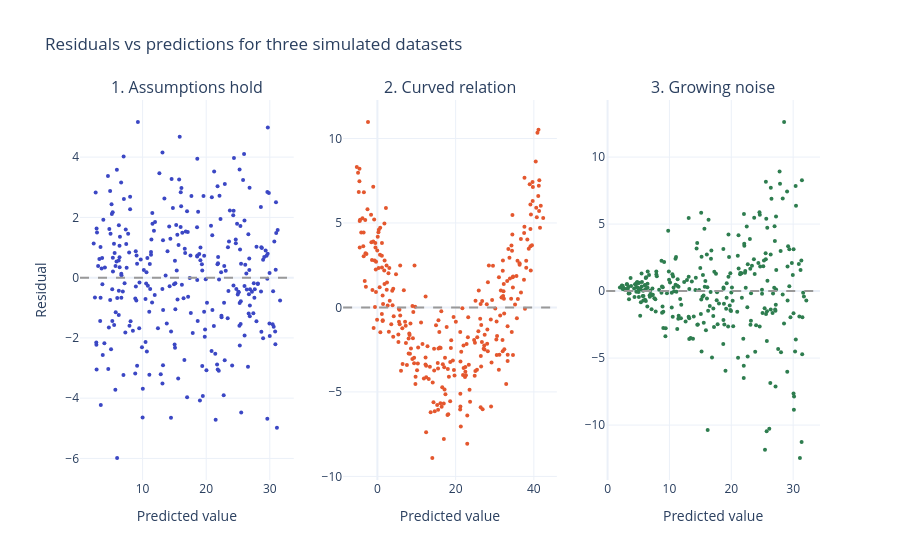

Notebook source saved alongside this figure:
### Markdown cell above
:::tip Intuition
Residuals should look like pure noise: no shape, no trend, the same spread everywhere. If you can see a pattern in the residuals, it means there is still some structure in the data that the model did not capture (a curve, a spread that grows...). The best way to check is to plot the residuals against the predictions.
:::

#### See it with data 🔬: residual plots, good and bad

We simulate three datasets of 300 points where we know the truth, fit a linear regression on each, and plot the residuals against the predicted values:
1. a linear relation with constant noise: all assumptions hold;
2. a curved relation: linearity is violated;
3. a noise that grows with $X$: homoscedasticity is violated.

### Code cell
rng = np.random.default_rng(42)
x = rng.uniform(0, 10, 300)
datasets = {
    "1. Assumptions hold": 2 + 3 * x + rng.normal(0, 2, 300),
    "2. Curved relation": 2 + 0.5 * x**2 + rng.normal(0, 2, 300),
    "3. Growing noise": 2 + 3 * x + rng.normal(0, 0.6 * x, 300),
}
fig = make_subplots(rows=1, cols=3, subplot_titles=list(datasets))
for k, (name, y_sim) in enumerate(datasets.items(), start=1):
    m = LinearRegression().fit(x.reshape(-1, 1), y_sim)
    fitted = m.predict(x.reshape(-1, 1))
    fig.add_scatter(x=fitted, y=y_sim - fitted, mode="markers", marker=dict(size=4), showlegend=False, row=1, col=k)
    fig.add_hline(y=0, line_dash="dash", line_color="#999999", row=1, col=k)
fig.update_xaxes(title_text="Predicted value")
fig.update_yaxes(title_text="Residual", col=1)
fig.update_layout(title="Residuals vs predictions for three simulated datasets")
fig.show()

### Figure 1 — Plotly figure (JSON) as saved in the notebook; plotly's stock layout.template omitted (floating-point values rounded to 4 significant figures; data arrays with more than 128 entries replaced by an {"elided": "..."} marker saying what was removed)
{"data": [{"marker": {"size": 4}, "mode": "markers", "showlegend": false, "type": "scatter", "x": {"elided": "300 float values"}, "xaxis": "x", "y": {"elided": "300 float values"}, "yaxis": "y"}, {"marker": {"size": 4}, "mode": "markers", "showlegend": false, "type": "scatter", "x": {"elided": "300 float values"}, "xaxis": "x2", "y": {"elided": "300 float values"}, "yaxis": "y2"}, {"marker": {"size": 4}, "mode": "markers", "showlegend": false, "type": "scatter", "x": {"elided": "300 float values"}, "xaxis": "x3", "y": {"elided": "300 float values"}, "yaxis": "y3"}], "layout": {"annotations": [{"font": {"size": 16}, "showarrow": false, "text": "1. Assumptions hold", "x": 0.1444, "xanchor": "center", "xref": "paper", "y": 1.0, "yanchor": "bottom", "yref": "paper"}, {"font": {"size": 16}, "showarrow": false, "text": "2. Curved relation", "x": 0.5, "xanchor": "center", "xref": "paper", "y": 1.0, "yanchor": "bottom", "yref": "paper"}, {"font": {"size": 16}, "showarrow": false, "text": "3. Growing noise", "x": 0.8556, "xanchor": "center", "xref": "paper", "y": 1.0, "yanchor": "bottom", "yref": "paper"}], "shapes": [{"line": {"color": "#999999", "dash": "dash"}, "type": "line", "x0": 0, "x1": 1, "xref": "x domain", "y0": 0, "y1": 0, "yref": "y"}, {"line": {"color": "#999999", "dash": "dash"}, "type": "line", "x0": 0, "x1": 1, "xref": "x2 domain", "y0": 0, "y1": 0, "yref": "y2"}, {"line": {"color": "#999999", "dash": "dash"}, "type": "line", "x0": 0, "x1": 1, "xref": "x3 domain", "y0": 0, "y1": 0, "yref": "y3"}], "title": {"text": "Residuals vs predictions for three simulated datasets"}, "xaxis": {"anchor": "y", "domain": [0.0, 0.2889], "title": {"text": "Predicted value"}}, "xaxis2": {"anchor": "y2", "domain": [0.3556, 0.6444], "title": {"text": "Predicted value"}}, "xaxis3": {"anchor": "y3", "domain": [0.7111, 1.0], "title": {"text": "Predicted value"}}, "yaxis": {"anchor": "x", "domain": [0.0, 1.0], "title": {"text": "Residual"}}, "yaxis2": {"anchor": "x2", "domain": [0.0, 1.0]}, "yaxis3": {"anchor": "x3", "domain": [0.0, 1.0]}}}
